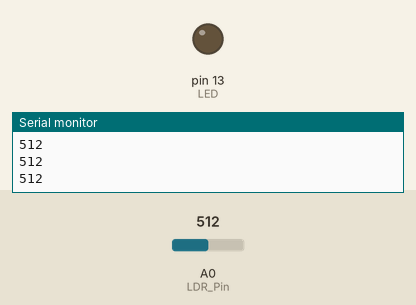
Bench run of a sketch on a simulated Arduino Uno, built with avr-gcc and run on an emulated ATmega328P. On the bench: output pins drawn as LEDs (lit = HIGH), the last lines printed to the serial monitor. Inputs (shaded band) come from the test bench; at power-on: A0 (LDR_Pin) = 512.

Above: at 1.2 s.
1.3 s: A0 (LDR_Pin) set to 105
2.9 s: A0 (LDR_Pin) set to 93
At 3.8 s:
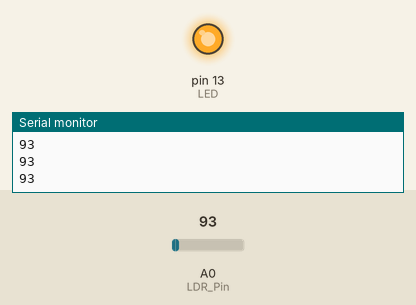
4.7 s: A0 (LDR_Pin) set to 110
At 5.8 s:
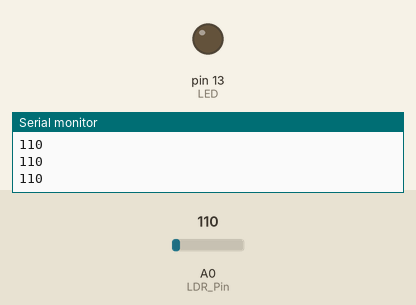
6.5 s: A0 (LDR_Pin) set to 90
At 7.8 s:
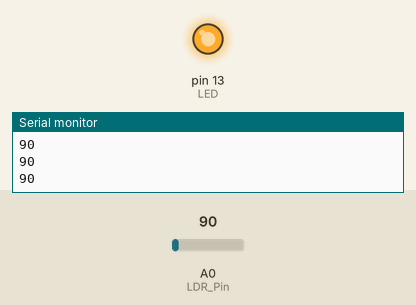
Timing chart, 0 to 9.2 s (numbered marks = the images above; inputs shaded):
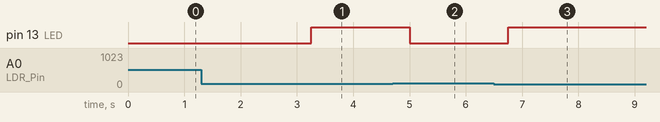

The sketch:

PR_simple_LED.ino
```cpp
int LDR_Pin = A0; //analog pin 0

int LED = 13;

void setup(){
  Serial.begin(9600);
  pinMode(LED, OUTPUT);

}
void loop(){
  int LDRReading = analogRead(LDR_Pin);

  Serial.println(LDRReading);
  delay(250); //just here to slow down the output for easier reading

  if (LDRReading < 100)
  {
     digitalWrite(LED, HIGH);
  }
  else {
     digitalWrite(LED, LOW);
  }


}//end loop
```

Measured:
- the behaviour switches between 100 and 99 on A0 (LDR_Pin) (found by bisection; images 0 and 1)
- after the input at 2.9 s, pin 13 (LED): LOW → HIGH after 0.35 s
- after the input at 4.7 s, pin 13 (LED): HIGH → LOW after 0.31 s
- after the input at 6.5 s, pin 13 (LED): LOW → HIGH after 0.26 s
